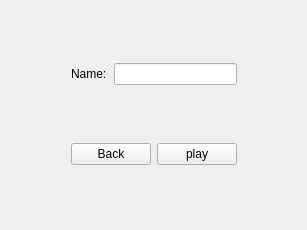
<?xml version="1.0" encoding="UTF-8"?>
<ui version="4.0">
 <class>Form</class>
 <widget class="QWidget" name="Form">
  <property name="geometry">
   <rect>
    <x>0</x>
    <y>0</y>
    <width>307</width>
    <height>230</height>
   </rect>
  </property>
  <property name="windowTitle">
   <string>Form</string>
  </property>
  <layout class="QGridLayout" name="gridLayout">
   <item row="0" column="0">
    <spacer name="horizontalSpacer">
     <property name="orientation">
      <enum>Qt::Horizontal</enum>
     </property>
     <property name="sizeHint" stdset="0">
      <size>
       <width>29</width>
       <height>20</height>
      </size>
     </property>
    </spacer>
   </item>
   <item row="0" column="1">
    <widget class="QLabel" name="label">
     <property name="text">
      <string>Name:</string>
     </property>
    </widget>
   </item>
   <item row="0" column="2" colspan="2">
    <widget class="QLineEdit" name="playerName">
     <property name="text">
      <string/>
     </property>
    </widget>
   </item>
   <item row="0" column="4">
    <spacer name="horizontalSpacer_2">
     <property name="orientation">
      <enum>Qt::Horizontal</enum>
     </property>
     <property name="sizeHint" stdset="0">
      <size>
       <width>29</width>
       <height>20</height>
      </size>
     </property>
    </spacer>
   </item>
   <item row="1" column="0">
    <spacer name="horizontalSpacer_3">
     <property name="orientation">
      <enum>Qt::Horizontal</enum>
     </property>
     <property name="sizeHint" stdset="0">
      <size>
       <width>29</width>
       <height>20</height>
      </size>
     </property>
    </spacer>
   </item>
   <item row="1" column="1" colspan="2">
    <widget class="QPushButton" name="backButton">
     <property name="text">
      <string>Back</string>
     </property>
    </widget>
   </item>
   <item row="1" column="3">
    <widget class="QPushButton" name="playButton">
     <property name="text">
      <string>play</string>
     </property>
    </widget>
   </item>
   <item row="1" column="4">
    <spacer name="horizontalSpacer_4">
     <property name="orientation">
      <enum>Qt::Horizontal</enum>
     </property>
     <property name="sizeHint" stdset="0">
      <size>
       <width>29</width>
       <height>20</height>
      </size>
     </property>
    </spacer>
   </item>
  </layout>
 </widget>
 <resources/>
 <connections>
  <connection>
   <sender>playButton</sender>
   <signal>clicked()</signal>
   <receiver>playerName</receiver>
   <slot>close()</slot>
   <hints>
    <hint type="sourcelabel">
     <x>232</x>
     <y>155</y>
    </hint>
    <hint type="destinationlabel">
     <x>181</x>
     <y>61</y>
    </hint>
   </hints>
  </connection>
  <connection>
   <sender>playButton</sender>
   <signal>clicked()</signal>
   <receiver>label</receiver>
   <slot>close()</slot>
   <hints>
    <hint type="sourcelabel">
     <x>221</x>
     <y>153</y>
    </hint>
    <hint type="destinationlabel">
     <x>83</x>
     <y>84</y>
    </hint>
   </hints>
  </connection>
  <connection>
   <sender>backButton</sender>
   <signal>clicked()</signal>
   <receiver>label</receiver>
   <slot>show()</slot>
   <hints>
    <hint type="sourcelabel">
     <x>109</x>
     <y>159</y>
    </hint>
    <hint type="destinationlabel">
     <x>66</x>
     <y>76</y>
    </hint>
   </hints>
  </connection>
  <connection>
   <sender>backButton</sender>
   <signal>clicked()</signal>
   <receiver>playerName</receiver>
   <slot>show()</slot>
   <hints>
    <hint type="sourcelabel">
     <x>161</x>
     <y>160</y>
    </hint>
    <hint type="destinationlabel">
     <x>148</x>
     <y>70</y>
    </hint>
   </hints>
  </connection>
  <connection>
   <sender>backButton</sender>
   <signal>clicked()</signal>
   <receiver>playerName</receiver>
   <slot>clear()</slot>
   <hints>
    <hint type="sourcelabel">
     <x>90</x>
     <y>151</y>
    </hint>
    <hint type="destinationlabel">
     <x>218</x>
     <y>76</y>
    </hint>
   </hints>
  </connection>
 </connections>
</ui>
